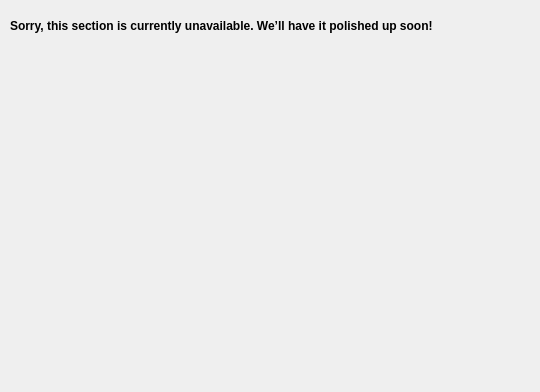
<?xml version="1.0" encoding="UTF-8"?>
<ui version="4.0">
 <class>Dialog</class>
 <widget class="QDialog" name="Dialog">
  <property name="geometry">
   <rect>
    <x>0</x>
    <y>0</y>
    <width>540</width>
    <height>392</height>
   </rect>
  </property>
  <property name="font">
   <font>
    <bold>true</bold>
   </font>
  </property>
  <property name="windowTitle">
   <string>Dialog</string>
  </property>
  <widget class="QLabel" name="label">
   <property name="geometry">
    <rect>
     <x>10</x>
     <y>0</y>
     <width>521</width>
     <height>51</height>
    </rect>
   </property>
   <property name="font">
    <font>
     <pointsize>9</pointsize>
     <bold>true</bold>
    </font>
   </property>
   <property name="text">
    <string>Sorry, this section is currently unavailable. We’ll have it polished up soon!</string>
   </property>
  </widget>
 </widget>
 <resources/>
 <connections/>
</ui>
